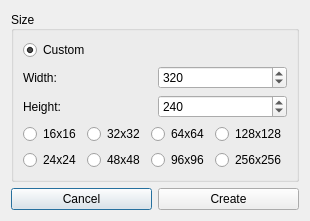
<?xml version="1.0" encoding="UTF-8"?>
<ui version="4.0">
 <class>newSpriteDialog</class>
 <widget class="QDialog" name="newSpriteDialog">
  <property name="geometry">
   <rect>
    <x>0</x>
    <y>0</y>
    <width>286</width>
    <height>215</height>
   </rect>
  </property>
  <property name="windowTitle">
   <string>New Sprite</string>
  </property>
  <layout class="QVBoxLayout" name="verticalLayout">
   <property name="sizeConstraint">
    <enum>QLayout::SetFixedSize</enum>
   </property>
   <item>
    <widget class="QGroupBox" name="groupSize">
     <property name="sizePolicy">
      <sizepolicy hsizetype="Preferred" vsizetype="Fixed">
       <horstretch>0</horstretch>
       <verstretch>0</verstretch>
      </sizepolicy>
     </property>
     <property name="title">
      <string>Size</string>
     </property>
     <property name="alignment">
      <set>Qt::AlignLeading|Qt::AlignLeft|Qt::AlignVCenter</set>
     </property>
     <layout class="QVBoxLayout" name="verticalLayout_5">
      <property name="sizeConstraint">
       <enum>QLayout::SetDefaultConstraint</enum>
      </property>
      <item>
       <layout class="QVBoxLayout" name="groupMainLayout">
        <item>
         <layout class="QVBoxLayout" name="customSizeLayout">
          <item>
           <widget class="QRadioButton" name="radioCustom">
            <property name="text">
             <string>Custom</string>
            </property>
            <property name="checked">
             <bool>true</bool>
            </property>
            <attribute name="buttonGroup">
             <string notr="true">buttonGroup</string>
            </attribute>
           </widget>
          </item>
          <item>
           <layout class="QHBoxLayout" name="horizontalLayout_3">
            <item>
             <widget class="QLabel" name="labelWidth">
              <property name="text">
               <string>Width:</string>
              </property>
             </widget>
            </item>
            <item>
             <widget class="QSpinBox" name="spinWidth">
              <property name="minimum">
               <number>1</number>
              </property>
              <property name="maximum">
               <number>4096</number>
              </property>
              <property name="value">
               <number>320</number>
              </property>
             </widget>
            </item>
           </layout>
          </item>
          <item>
           <layout class="QHBoxLayout" name="horizontalLayout_4">
            <item>
             <widget class="QLabel" name="labelHeight">
              <property name="text">
               <string>Height:</string>
              </property>
             </widget>
            </item>
            <item>
             <widget class="QSpinBox" name="spinHeight">
              <property name="minimum">
               <number>1</number>
              </property>
              <property name="maximum">
               <number>4096</number>
              </property>
              <property name="value">
               <number>240</number>
              </property>
             </widget>
            </item>
           </layout>
          </item>
         </layout>
        </item>
        <item>
         <layout class="QVBoxLayout" name="presetSizesLayout">
          <item>
           <layout class="QHBoxLayout" name="horizontalLayout">
            <item>
             <widget class="QRadioButton" name="radio16">
              <property name="text">
               <string>16x16</string>
              </property>
              <attribute name="buttonGroup">
               <string notr="true">buttonGroup</string>
              </attribute>
             </widget>
            </item>
            <item>
             <widget class="QRadioButton" name="radio32">
              <property name="text">
               <string>32x32</string>
              </property>
              <attribute name="buttonGroup">
               <string notr="true">buttonGroup</string>
              </attribute>
             </widget>
            </item>
            <item>
             <widget class="QRadioButton" name="radio64">
              <property name="text">
               <string>64x64</string>
              </property>
              <attribute name="buttonGroup">
               <string notr="true">buttonGroup</string>
              </attribute>
             </widget>
            </item>
            <item>
             <widget class="QRadioButton" name="radio128">
              <property name="text">
               <string>128x128</string>
              </property>
              <attribute name="buttonGroup">
               <string notr="true">buttonGroup</string>
              </attribute>
             </widget>
            </item>
           </layout>
          </item>
          <item>
           <layout class="QHBoxLayout" name="horizontalLayout_2">
            <item>
             <widget class="QRadioButton" name="radio24">
              <property name="text">
               <string>24x24</string>
              </property>
              <attribute name="buttonGroup">
               <string notr="true">buttonGroup</string>
              </attribute>
             </widget>
            </item>
            <item>
             <widget class="QRadioButton" name="radio48">
              <property name="text">
               <string>48x48</string>
              </property>
              <attribute name="buttonGroup">
               <string notr="true">buttonGroup</string>
              </attribute>
             </widget>
            </item>
            <item>
             <widget class="QRadioButton" name="radio96">
              <property name="text">
               <string>96x96</string>
              </property>
              <attribute name="buttonGroup">
               <string notr="true">buttonGroup</string>
              </attribute>
             </widget>
            </item>
            <item>
             <widget class="QRadioButton" name="radio256">
              <property name="text">
               <string>256x256</string>
              </property>
              <attribute name="buttonGroup">
               <string notr="true">buttonGroup</string>
              </attribute>
             </widget>
            </item>
           </layout>
          </item>
         </layout>
        </item>
       </layout>
      </item>
     </layout>
    </widget>
   </item>
   <item>
    <layout class="QHBoxLayout" name="layoutButtons">
     <item>
      <widget class="QPushButton" name="buttonCancel">
       <property name="text">
        <string>Cancel</string>
       </property>
      </widget>
     </item>
     <item>
      <widget class="QPushButton" name="buttonCreate">
       <property name="text">
        <string>Create</string>
       </property>
      </widget>
     </item>
    </layout>
   </item>
  </layout>
 </widget>
 <resources/>
 <connections/>
 <buttongroups>
  <buttongroup name="buttonGroup"/>
 </buttongroups>
</ui>
